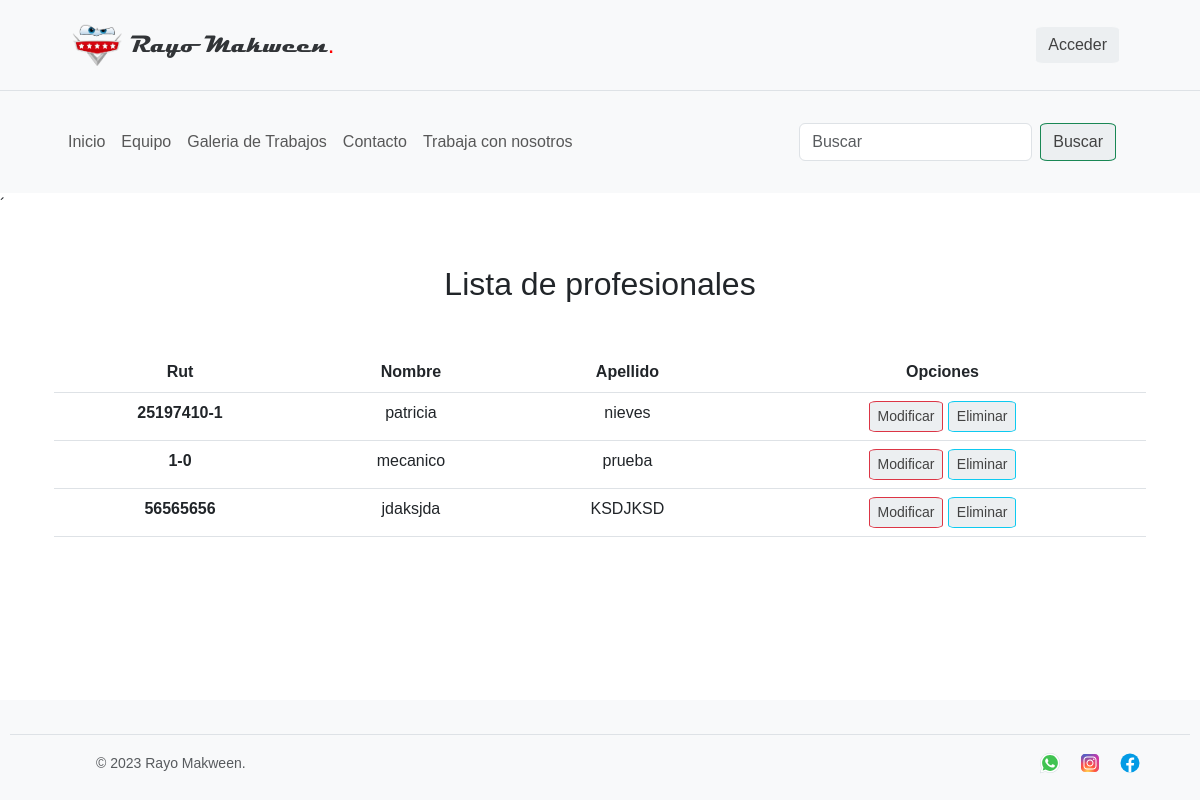
The app's page /mantenedor/profesional/listar/ with its own data.
### appweb/models.py (models this page shows, shortened)
class Profesional(models.Model):
    nombre = models.CharField(max_length=50)
    apellidoPaterno = models.CharField(max_length=50)
    rut = models.CharField(max_length=10)
    correo = models.EmailField()
    foto = models.ImageField(upload_to="profesional")
    usuario = models.OneToOneField(User, on_delete=models.CASCADE, null=True)

### appweb/views.py (the view)
# urls.py: path('mantenedor/profesional/listar/', listar_profesional, name="listar_profesional"),
def listar_profesional(request):
    profesionales = Profesional.objects.all()
    data = {
        'profesionales': profesionales
    }
    return render(request,"mantenedor/profesional/listar.html", data)

### appweb/templates/mantenedor/profesional/listar.html (shortened to what this page needs)
{% extends 'base.html'%}
{% load static %}
{% block contenido %}
{% load crispy_forms_tags %}´
<div class="container mt-5">
  <div class="text-center">
    <h2 class="mt-4 mb-5">Lista de profesionales</h2>
  </div>
  <div class="container text-center">
    <table class="table">
      <thead>
          <tr>
              <th scope="col"> Rut </th>
              <th scope="col"> Nombre </th>
              <th scope="col"> Apellido </th>
              <th scope="col"> Opciones </th>
          </tr>
      </thead>
      <tbody>
          {% for p in profesionales %}
          <tr>
              <th scope="row"> {{p.rut}} </th>
              <td> {{p.nombre}} </td>
              <td> {{p.apellidoPaterno}} </td>
              <td>
                 <a href="{% url 'modificar_profesional' p.rut %}" class="btn btn-danger btn-sm">Modificar</a>
                 <a href="#" onclick="eliminar_profesional('{{p.rut}}')" class="btn btn-info btn-sm">Eliminar</a>
              </td>
          </tr>
              {% endfor %}
      </tbody>
    </table>
  </div>
</div>
{% endblock %}

### appweb/static/css/style.css (style rules this page uses)
body { font-family: 'Poppins', sans-serif; }
.btn { background-color: #eceff1; color: #424242; border-radius: 10%; }
a { text-decoration: none; color: #313437; }

### appweb/templates/base.html (style rules this page uses)
html { height: 100%; }
body { display: flex; flex-direction: column; min-height: 100vh; }

### records on screen
Profesional: rut "25197410-1", nombre "patricia", apellidoPaterno "nieves"
Profesional: rut "1-0", nombre "mecanico", apellidoPaterno "prueba"
Profesional: rut "56565656", nombre "jdaksjda", apellidoPaterno "KSDJKSD"
